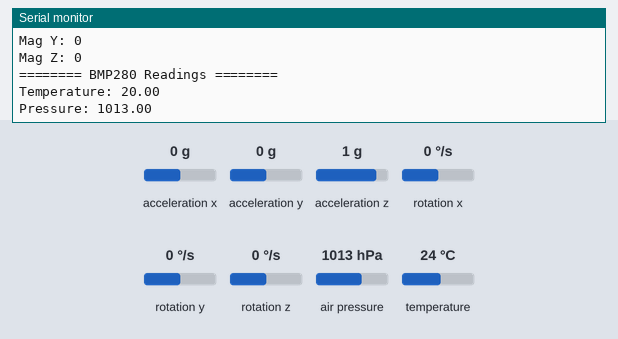
This sketch was run on a simulated Arduino Uno, built with avr-gcc and run on an emulated ATmega328P. Shown: the last lines printed to the serial monitor. The inputs (shaded band) are chosen by the test bench; at power-on: air pressure 1013 hPa, temperature 24 °C, acceleration x 0 g, acceleration y 0 g, acceleration z 1 g, rotation x 0 °/s, rotation y 0 °/s, rotation z 0 °/s.

Above: at 11.2 s.
11.3 s: air pressure set to 952 hPa
At 12.6 s:
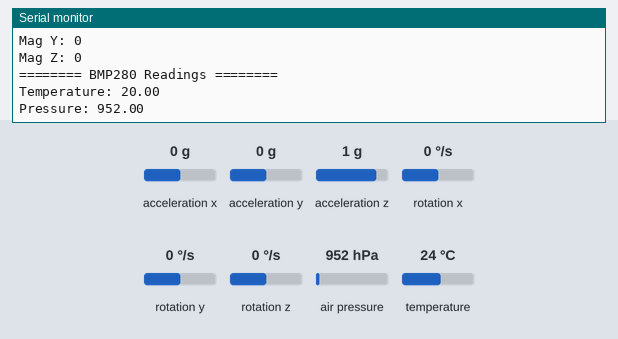
12.8 s: temperature set to 12 °C
At 13.6 s:
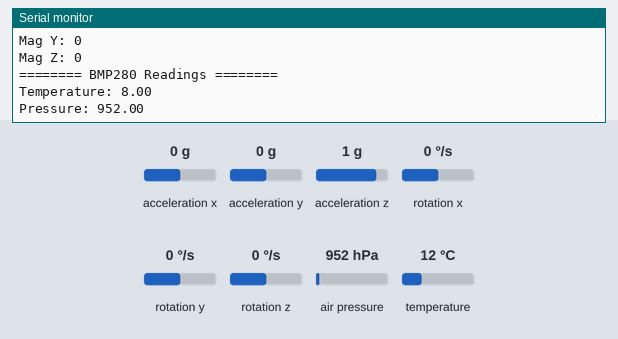
14.3 s: air pressure set to 975 hPa
At 15.9 s:
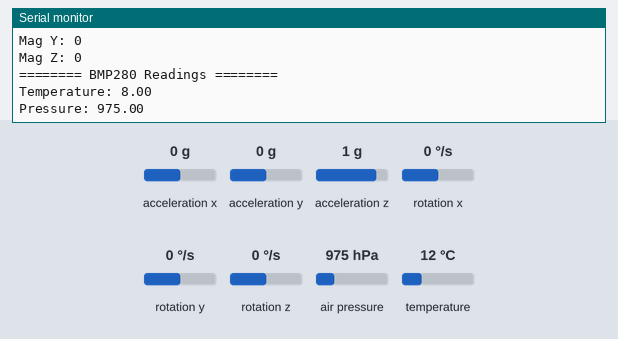
Timing chart, 0 to 17.4 s (numbered marks = the images above; inputs shaded):
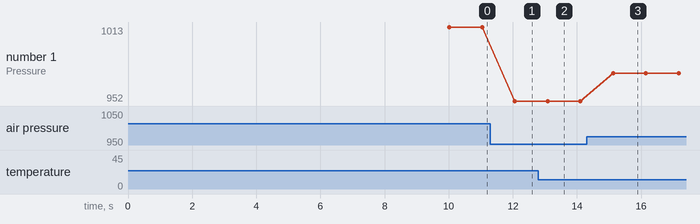

The sketch:

mpu9250_bmp280_test.ino
```cpp
#include <Wire.h>
#include <MPU9250.h>
#include <Adafruit_BMP280.h>

MPU9250 mpu;
Adafruit_BMP280 bmp;

void setup()
{
  Serial.begin(115200);
  Wire.begin();
  delay(10000);

  // MPU9250 initialization
  if (!mpu.setup(0x68))
  {
    while (1)
    {
      Serial.println("MPU9250 not found!");
      delay(500);
    }
  }

  // BMP280 initialization
  if (!bmp.begin(0x76))
  {
    while (1)
    {
      Serial.println("BMP280 not found!");
      delay(500);
    }
  }
}

void loop()
{
  float temperature, pressure_hPa;
  mpu.update();
  mpu.update_mag();
  temperature = bmp.readTemperature()-4;
  pressure_hPa = bmp.readPressure() / 100.0;

  // Displaying MPU9250 Readings
  Serial.println("======== MPU9250 Readings ========");
  Serial.print("Accel X: "); Serial.println(mpu.getAcc(0));
  Serial.print("Accel Y: "); Serial.println(mpu.getAcc(1));
  Serial.print("Accel Z: "); Serial.println(mpu.getAcc(2));

  Serial.print("Gyro X: "); Serial.println(mpu.getGyro(0));
  Serial.print("Gyro Y: "); Serial.println(mpu.getGyro(1));
  Serial.print("Gyro Z: "); Serial.println(mpu.getGyro(2));

  Serial.print("Mag X: "); Serial.println(mpu.getMag(0));
  Serial.print("Mag Y: "); Serial.println(mpu.getMag(1));
  Serial.print("Mag Z: "); Serial.println(mpu.getMag(2));

  // Displaying BMP280 Readings
  Serial.println("======== BMP280 Readings ========");
  Serial.print("Temperature: "); Serial.println(temperature);
  Serial.print("Pressure: "); Serial.println(pressure_hPa);
  delay(1000);
}
```

Measured:
- after the input at 11.3 s, the serial monitor: prints a new line after 0.77 s (image 1)
- after the input at 12.8 s, the serial monitor: prints a new line after 0.28 s (image 2)
- after the input at 14.3 s, the serial monitor: prints a new line after 0.83 s (image 3)
- plotted number 1: 1013 → 952 after the input at 11.3 s, 952 → 975 after the input at 14.3 s
